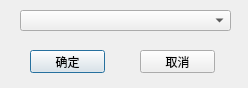
<?xml version="1.0" encoding="UTF-8"?>
<ui version="4.0">
 <class>CPassDlg</class>
 <widget class="QDialog" name="CPassDlg">
  <property name="windowModality">
   <enum>Qt::WindowModal</enum>
  </property>
  <property name="geometry">
   <rect>
    <x>0</x>
    <y>0</y>
    <width>248</width>
    <height>88</height>
   </rect>
  </property>
  <property name="windowTitle">
   <string>目标选择</string>
  </property>
  <property name="modal">
   <bool>true</bool>
  </property>
  <widget class="QComboBox" name="cbxCan">
   <property name="geometry">
    <rect>
     <x>20</x>
     <y>10</y>
     <width>211</width>
     <height>21</height>
    </rect>
   </property>
  </widget>
  <widget class="QPushButton" name="btnOk">
   <property name="geometry">
    <rect>
     <x>30</x>
     <y>50</y>
     <width>75</width>
     <height>23</height>
    </rect>
   </property>
   <property name="text">
    <string>确定</string>
   </property>
  </widget>
  <widget class="QPushButton" name="btnCancel">
   <property name="geometry">
    <rect>
     <x>140</x>
     <y>50</y>
     <width>75</width>
     <height>23</height>
    </rect>
   </property>
   <property name="text">
    <string>取消</string>
   </property>
  </widget>
 </widget>
 <resources/>
 <connections/>
</ui>
